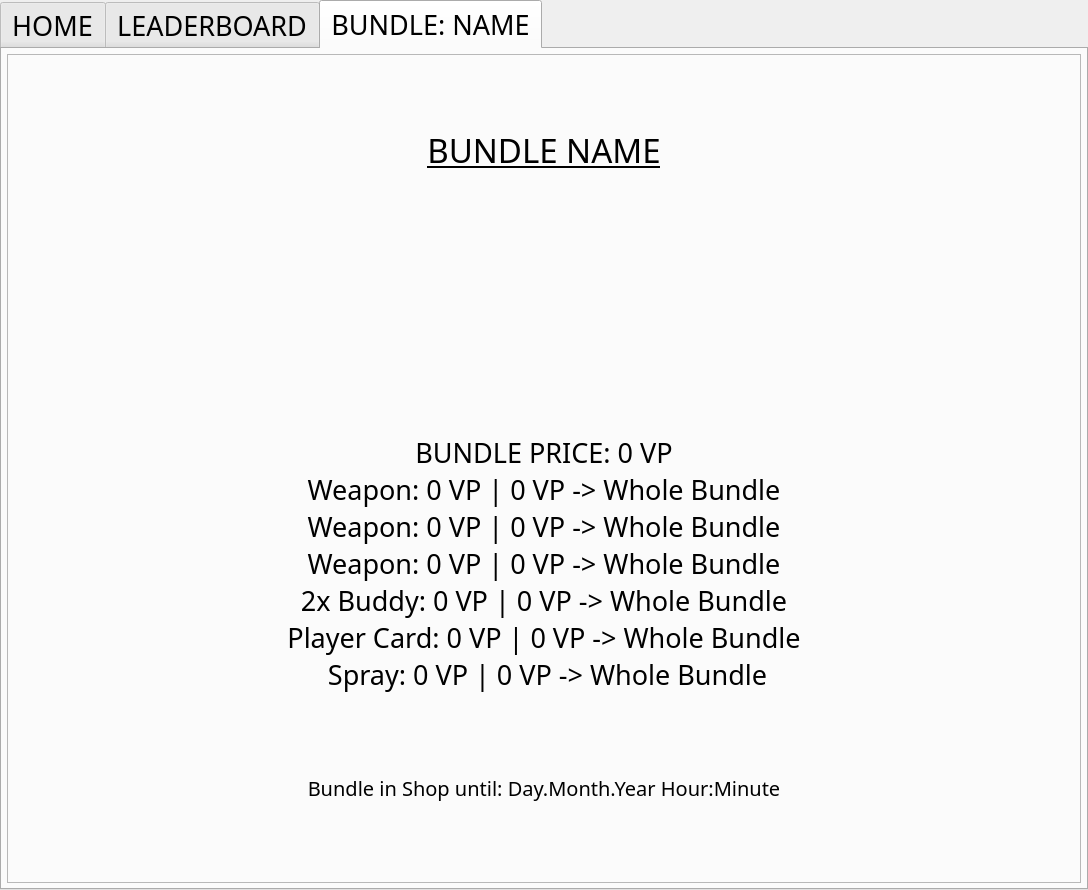
<?xml version="1.0" encoding="UTF-8"?>
<ui version="4.0">
 <class>ValorantTrackerByNavisGames</class>
 <widget class="QMainWindow" name="ValorantTrackerByNavisGames">
  <property name="enabled">
   <bool>true</bool>
  </property>
  <property name="geometry">
   <rect>
    <x>0</x>
    <y>0</y>
    <width>1088</width>
    <height>890</height>
   </rect>
  </property>
  <property name="maximumSize">
   <size>
    <width>16777215</width>
    <height>16777215</height>
   </size>
  </property>
  <property name="font">
   <font>
    <family>Tungsten Bold</family>
    <pointsize>20</pointsize>
    <weight>50</weight>
    <italic>false</italic>
    <bold>false</bold>
    <kerning>true</kerning>
   </font>
  </property>
  <property name="mouseTracking">
   <bool>false</bool>
  </property>
  <property name="windowTitle">
   <string notr="true">MainWindow</string>
  </property>
  <property name="windowIcon">
   <iconset>
    <normaloff>icon.png</normaloff>icon.png</iconset>
  </property>
  <property name="dockOptions">
   <set>QMainWindow::AllowTabbedDocks|QMainWindow::AnimatedDocks</set>
  </property>
  <widget class="QWidget" name="centralwidget">
   <layout class="QVBoxLayout" name="verticalLayout_7">
    <property name="spacing">
     <number>0</number>
    </property>
    <property name="leftMargin">
     <number>0</number>
    </property>
    <property name="topMargin">
     <number>0</number>
    </property>
    <property name="rightMargin">
     <number>0</number>
    </property>
    <property name="bottomMargin">
     <number>0</number>
    </property>
    <item>
     <widget class="QTabWidget" name="Tabs">
      <property name="enabled">
       <bool>true</bool>
      </property>
      <property name="focusPolicy">
       <enum>Qt::NoFocus</enum>
      </property>
      <property name="layoutDirection">
       <enum>Qt::LeftToRight</enum>
      </property>
      <property name="tabPosition">
       <enum>QTabWidget::North</enum>
      </property>
      <property name="tabShape">
       <enum>QTabWidget::Rounded</enum>
      </property>
      <property name="currentIndex">
       <number>2</number>
      </property>
      <property name="elideMode">
       <enum>Qt::ElideNone</enum>
      </property>
      <property name="usesScrollButtons">
       <bool>false</bool>
      </property>
      <property name="documentMode">
       <bool>false</bool>
      </property>
      <property name="tabsClosable">
       <bool>false</bool>
      </property>
      <property name="movable">
       <bool>false</bool>
      </property>
      <property name="tabBarAutoHide">
       <bool>false</bool>
      </property>
      <widget class="QWidget" name="Home">
       <attribute name="title">
        <string notr="true">HOME</string>
       </attribute>
       <layout class="QVBoxLayout" name="verticalLayout">
        <item>
         <widget class="QFrame" name="PlayerInput">
          <property name="enabled">
           <bool>true</bool>
          </property>
          <property name="frameShape">
           <enum>QFrame::Box</enum>
          </property>
          <property name="frameShadow">
           <enum>QFrame::Plain</enum>
          </property>
          <property name="lineWidth">
           <number>0</number>
          </property>
          <layout class="QHBoxLayout" name="horizontalLayout" stretch="2,1,0,0">
           <property name="spacing">
            <number>5</number>
           </property>
           <property name="leftMargin">
            <number>5</number>
           </property>
           <property name="topMargin">
            <number>0</number>
           </property>
           <property name="rightMargin">
            <number>5</number>
           </property>
           <property name="bottomMargin">
            <number>0</number>
           </property>
           <item>
            <widget class="QLineEdit" name="PlayerName">
             <property name="enabled">
              <bool>true</bool>
             </property>
             <property name="toolTipDuration">
              <number>-7</number>
             </property>
             <property name="inputMask">
              <string notr="true"/>
             </property>
             <property name="text">
              <string notr="true"/>
             </property>
             <property name="maxLength">
              <number>16</number>
             </property>
             <property name="alignment">
              <set>Qt::AlignCenter</set>
             </property>
             <property name="placeholderText">
              <string notr="true">PLAYER NAME (16 characters)</string>
             </property>
            </widget>
           </item>
           <item>
            <widget class="QLineEdit" name="PlayerTag">
             <property name="enabled">
              <bool>true</bool>
             </property>
             <property name="inputMask">
              <string notr="true"/>
             </property>
             <property name="text">
              <string notr="true"/>
             </property>
             <property name="maxLength">
              <number>5</number>
             </property>
             <property name="alignment">
              <set>Qt::AlignCenter</set>
             </property>
             <property name="placeholderText">
              <string notr="true">PLAYER TAG (5 characters)</string>
             </property>
            </widget>
           </item>
           <item>
            <widget class="QComboBox" name="PlayerRegion">
             <property name="enabled">
              <bool>true</bool>
             </property>
             <property name="layoutDirection">
              <enum>Qt::LeftToRight</enum>
             </property>
             <property name="currentText">
              <string notr="true">EU</string>
             </property>
             <property name="currentIndex">
              <number>0</number>
             </property>
             <property name="maxVisibleItems">
              <number>6</number>
             </property>
             <property name="maxCount">
              <number>6</number>
             </property>
             <property name="duplicatesEnabled">
              <bool>false</bool>
             </property>
             <item>
              <property name="text">
               <string notr="true">EU</string>
              </property>
             </item>
             <item>
              <property name="text">
               <string notr="true">NA</string>
              </property>
             </item>
             <item>
              <property name="text">
               <string notr="true">KR</string>
              </property>
             </item>
             <item>
              <property name="text">
               <string notr="true">AP</string>
              </property>
             </item>
             <item>
              <property name="text">
               <string notr="true">LATAM</string>
              </property>
             </item>
             <item>
              <property name="text">
               <string notr="true">BR</string>
              </property>
             </item>
            </widget>
           </item>
           <item>
            <widget class="QDialogButtonBox" name="DialogButton">
             <property name="enabled">
              <bool>true</bool>
             </property>
             <property name="layoutDirection">
              <enum>Qt::RightToLeft</enum>
             </property>
             <property name="orientation">
              <enum>Qt::Horizontal</enum>
             </property>
             <property name="standardButtons">
              <set>QDialogButtonBox::Apply|QDialogButtonBox::Reset</set>
             </property>
             <property name="centerButtons">
              <bool>false</bool>
             </property>
            </widget>
           </item>
          </layout>
         </widget>
        </item>
        <item>
         <widget class="QFrame" name="PlayerInformation">
          <property name="enabled">
           <bool>true</bool>
          </property>
          <property name="frameShape">
           <enum>QFrame::Box</enum>
          </property>
          <property name="frameShadow">
           <enum>QFrame::Plain</enum>
          </property>
          <property name="lineWidth">
           <number>0</number>
          </property>
          <layout class="QHBoxLayout" name="horizontalLayout_2" stretch="0,0">
           <property name="spacing">
            <number>0</number>
           </property>
           <property name="leftMargin">
            <number>5</number>
           </property>
           <property name="topMargin">
            <number>0</number>
           </property>
           <property name="rightMargin">
            <number>5</number>
           </property>
           <property name="bottomMargin">
            <number>0</number>
           </property>
           <item>
            <widget class="QLabel" name="PlayerBanner">
             <property name="enabled">
              <bool>true</bool>
             </property>
             <property name="frameShape">
              <enum>QFrame::NoFrame</enum>
             </property>
             <property name="lineWidth">
              <number>1</number>
             </property>
             <property name="text">
              <string notr="true"/>
             </property>
             <property name="pixmap">
              <pixmap>StandardBanner.png</pixmap>
             </property>
             <property name="scaledContents">
              <bool>false</bool>
             </property>
             <property name="alignment">
              <set>Qt::AlignCenter</set>
             </property>
             <property name="wordWrap">
              <bool>false</bool>
             </property>
            </widget>
           </item>
           <item>
            <widget class="QFrame" name="PlayerDatas">
             <property name="frameShape">
              <enum>QFrame::StyledPanel</enum>
             </property>
             <property name="frameShadow">
              <enum>QFrame::Raised</enum>
             </property>
             <layout class="QVBoxLayout" name="verticalLayout_5" stretch="0,0">
              <property name="spacing">
               <number>0</number>
              </property>
              <property name="leftMargin">
               <number>0</number>
              </property>
              <property name="topMargin">
               <number>0</number>
              </property>
              <property name="rightMargin">
               <number>0</number>
              </property>
              <property name="bottomMargin">
               <number>0</number>
              </property>
              <item>
               <widget class="QLabel" name="PlayerIDs">
                <property name="font">
                 <font>
                  <pointsize>15</pointsize>
                 </font>
                </property>
                <property name="frameShape">
                 <enum>QFrame::NoFrame</enum>
                </property>
                <property name="text">
                 <string notr="true">puu-ID | EU</string>
                </property>
                <property name="alignment">
                 <set>Qt::AlignLeading|Qt::AlignLeft|Qt::AlignVCenter</set>
                </property>
               </widget>
              </item>
              <item>
               <widget class="QLabel" name="Player">
                <property name="enabled">
                 <bool>true</bool>
                </property>
                <property name="font">
                 <font>
                  <pointsize>35</pointsize>
                 </font>
                </property>
                <property name="frameShape">
                 <enum>QFrame::NoFrame</enum>
                </property>
                <property name="text">
                 <string notr="true">&lt;html&gt;&lt;head/&gt;&lt;body&gt;&lt;p&gt;&lt;span style=&quot; font-size:36pt;&quot;&gt;Player#Tag | Account Level | Rank &lt;/span&gt;&lt;img src=&quot;https://media.valorant-api.com/competitivetiers/564d8e28-c226-3180-6285-e48a390db8b1/4/smallicon.png&quot;/&gt;&lt;span style=&quot; font-size:20pt;&quot;&gt;rr&lt;/span&gt;&lt;/p&gt;&lt;/body&gt;&lt;/html&gt;</string>
                </property>
                <property name="textFormat">
                 <enum>Qt::RichText</enum>
                </property>
                <property name="alignment">
                 <set>Qt::AlignLeading|Qt::AlignLeft|Qt::AlignVCenter</set>
                </property>
                <property name="textInteractionFlags">
                 <set>Qt::NoTextInteraction</set>
                </property>
               </widget>
              </item>
             </layout>
            </widget>
           </item>
          </layout>
         </widget>
        </item>
        <item>
         <widget class="QFrame" name="GeneralStats">
          <property name="frameShape">
           <enum>QFrame::NoFrame</enum>
          </property>
          <property name="frameShadow">
           <enum>QFrame::Plain</enum>
          </property>
          <property name="lineWidth">
           <number>1</number>
          </property>
          <layout class="QHBoxLayout" name="horizontalLayout_8" stretch="0,0">
           <property name="leftMargin">
            <number>5</number>
           </property>
           <property name="topMargin">
            <number>0</number>
           </property>
           <property name="rightMargin">
            <number>5</number>
           </property>
           <property name="bottomMargin">
            <number>5</number>
           </property>
           <item>
            <widget class="QFrame" name="AccuarcyStats">
             <property name="frameShape">
              <enum>QFrame::Box</enum>
             </property>
             <property name="frameShadow">
              <enum>QFrame::Plain</enum>
             </property>
             <property name="lineWidth">
              <number>1</number>
             </property>
             <layout class="QVBoxLayout" name="verticalLayout_6" stretch="0,0">
              <property name="spacing">
               <number>0</number>
              </property>
              <property name="leftMargin">
               <number>5</number>
              </property>
              <property name="topMargin">
               <number>0</number>
              </property>
              <property name="rightMargin">
               <number>5</number>
              </property>
              <property name="bottomMargin">
               <number>0</number>
              </property>
              <item>
               <widget class="QLabel" name="AccuracyTitle">
                <property name="font">
                 <font>
                  <underline>false</underline>
                  <strikeout>false</strikeout>
                 </font>
                </property>
                <property name="text">
                 <string notr="true">&lt;html&gt;&lt;head/&gt;&lt;body&gt;&lt;p&gt;&lt;span style=&quot; font-size:22pt;&quot;&gt;Accuracy &lt;/span&gt;&lt;span style=&quot; font-size:18pt; color:#6a6a6a;&quot;&gt;(Last 5 Matches)&lt;/span&gt;&lt;/p&gt;&lt;/body&gt;&lt;/html&gt;</string>
                </property>
                <property name="textFormat">
                 <enum>Qt::RichText</enum>
                </property>
                <property name="alignment">
                 <set>Qt::AlignCenter</set>
                </property>
               </widget>
              </item>
              <item>
               <widget class="QFrame" name="Accuracy">
                <property name="frameShape">
                 <enum>QFrame::NoFrame</enum>
                </property>
                <property name="frameShadow">
                 <enum>QFrame::Plain</enum>
                </property>
                <property name="lineWidth">
                 <number>5</number>
                </property>
                <layout class="QHBoxLayout" name="horizontalLayout_9" stretch="0,0">
                 <property name="spacing">
                  <number>0</number>
                 </property>
                 <property name="leftMargin">
                  <number>0</number>
                 </property>
                 <property name="topMargin">
                  <number>0</number>
                 </property>
                 <property name="rightMargin">
                  <number>0</number>
                 </property>
                 <property name="bottomMargin">
                  <number>0</number>
                 </property>
                 <item>
                  <widget class="QLabel" name="AccuracyLogo">
                   <property name="layoutDirection">
                    <enum>Qt::LeftToRight</enum>
                   </property>
                   <property name="text">
                    <string notr="true"/>
                   </property>
                   <property name="pixmap">
                    <pixmap>Basic.png</pixmap>
                   </property>
                   <property name="alignment">
                    <set>Qt::AlignCenter</set>
                   </property>
                  </widget>
                 </item>
                 <item>
                  <widget class="QLabel" name="AccuracyText">
                   <property name="layoutDirection">
                    <enum>Qt::LeftToRight</enum>
                   </property>
                   <property name="text">
                    <string notr="true">HeadshotRate: 0%
BodyshotRate: 0%
LegshotRate: 0%</string>
                   </property>
                   <property name="alignment">
                    <set>Qt::AlignCenter</set>
                   </property>
                  </widget>
                 </item>
                </layout>
               </widget>
              </item>
             </layout>
            </widget>
           </item>
           <item>
            <widget class="QFrame" name="OtherStats">
             <property name="frameShape">
              <enum>QFrame::Box</enum>
             </property>
             <property name="frameShadow">
              <enum>QFrame::Plain</enum>
             </property>
             <layout class="QVBoxLayout" name="verticalLayout_9">
              <property name="leftMargin">
               <number>5</number>
              </property>
              <property name="topMargin">
               <number>0</number>
              </property>
              <property name="rightMargin">
               <number>5</number>
              </property>
              <property name="bottomMargin">
               <number>0</number>
              </property>
              <item>
               <widget class="QLabel" name="OtherStatsTexts">
                <property name="text">
                 <string notr="true">&lt;html&gt;&lt;head/&gt;&lt;body&gt;&lt;p align=&quot;center&quot;&gt;&lt;span style=&quot; font-size:22pt;&quot;&gt;Other Stats &lt;/span&gt;&lt;span style=&quot; font-size:18pt; color:#6a6a6a;&quot;&gt;(Last 5 Matches)&lt;/span&gt;&lt;/p&gt;&lt;p&gt;&lt;span style=&quot; font-size:22pt;&quot;&gt;Average KD: 0.00&lt;/span&gt;&lt;/p&gt;&lt;p&gt;&lt;span style=&quot; font-size:22pt; color:#000000;&quot;&gt;Winrate: 0%&lt;/span&gt;&lt;/p&gt;&lt;/body&gt;&lt;/html&gt;</string>
                </property>
                <property name="textFormat">
                 <enum>Qt::RichText</enum>
                </property>
                <property name="scaledContents">
                 <bool>false</bool>
                </property>
                <property name="alignment">
                 <set>Qt::AlignHCenter|Qt::AlignTop</set>
                </property>
               </widget>
              </item>
             </layout>
            </widget>
           </item>
          </layout>
         </widget>
        </item>
        <item>
         <widget class="QFrame" name="Stats">
          <property name="frameShape">
           <enum>QFrame::StyledPanel</enum>
          </property>
          <property name="frameShadow">
           <enum>QFrame::Raised</enum>
          </property>
          <layout class="QHBoxLayout" name="horizontalLayout_6">
           <property name="leftMargin">
            <number>5</number>
           </property>
           <property name="topMargin">
            <number>5</number>
           </property>
           <property name="rightMargin">
            <number>5</number>
           </property>
           <property name="bottomMargin">
            <number>5</number>
           </property>
           <item>
            <widget class="QFrame" name="CompInformation">
             <property name="enabled">
              <bool>true</bool>
             </property>
             <property name="frameShape">
              <enum>QFrame::StyledPanel</enum>
             </property>
             <property name="frameShadow">
              <enum>QFrame::Raised</enum>
             </property>
             <layout class="QVBoxLayout" name="verticalLayout_2">
              <property name="leftMargin">
               <number>0</number>
              </property>
              <property name="topMargin">
               <number>0</number>
              </property>
              <property name="rightMargin">
               <number>0</number>
              </property>
              <property name="bottomMargin">
               <number>0</number>
              </property>
              <item>
               <widget class="QLabel" name="CompTitle">
                <property name="enabled">
                 <bool>true</bool>
                </property>
                <property name="text">
                 <string notr="true">COMPETITIVE STATS</string>
                </property>
                <property name="alignment">
                 <set>Qt::AlignCenter</set>
                </property>
               </widget>
              </item>
              <item>
               <widget class="QScrollArea" name="CompScrollArea">
                <property name="enabled">
                 <bool>true</bool>
                </property>
                <property name="verticalScrollBarPolicy">
                 <enum>Qt::ScrollBarAsNeeded</enum>
                </property>
                <property name="horizontalScrollBarPolicy">
                 <enum>Qt::ScrollBarAlwaysOff</enum>
                </property>
                <property name="widgetResizable">
                 <bool>true</bool>
                </property>
                <property name="alignment">
                 <set>Qt::AlignCenter</set>
                </property>
                <widget class="QWidget" name="CompScrollLayout">
                 <property name="geometry">
                  <rect>
                   <x>0</x>
                   <y>0</y>
                   <width>519</width>
                   <height>355</height>
                  </rect>
                 </property>
                 <layout class="QHBoxLayout" name="horizontalLayout_3">
                  <property name="leftMargin">
                   <number>0</number>
                  </property>
                  <property name="topMargin">
                   <number>0</number>
                  </property>
                  <property name="rightMargin">
                   <number>0</number>
                  </property>
                  <property name="bottomMargin">
                   <number>0</number>
                  </property>
                  <item>
                   <widget class="QLabel" name="CompHistory">
                    <property name="enabled">
                     <bool>true</bool>
                    </property>
                    <property name="font">
                     <font>
                      <pointsize>14</pointsize>
                     </font>
                    </property>
                    <property name="frameShape">
                     <enum>QFrame::Box</enum>
                    </property>
                    <property name="lineWidth">
                     <number>1</number>
                    </property>
                    <property name="text">
                     <string notr="true">Matchmaking Ratio 
Competitive Wins 
Competitive Games played 
Previous Ranks 
Rank History
</string>
                    </property>
                    <property name="alignment">
                     <set>Qt::AlignHCenter|Qt::AlignTop</set>
                    </property>
                   </widget>
                  </item>
                 </layout>
                </widget>
               </widget>
              </item>
             </layout>
            </widget>
           </item>
           <item>
            <widget class="QFrame" name="MatchHistory">
             <property name="enabled">
              <bool>true</bool>
             </property>
             <property name="frameShape">
              <enum>QFrame::StyledPanel</enum>
             </property>
             <property name="frameShadow">
              <enum>QFrame::Raised</enum>
             </property>
             <layout class="QVBoxLayout" name="verticalLayout_4">
              <property name="leftMargin">
               <number>0</number>
              </property>
              <property name="topMargin">
               <number>0</number>
              </property>
              <property name="rightMargin">
               <number>0</number>
              </property>
              <property name="bottomMargin">
               <number>0</number>
              </property>
              <item>
               <widget class="QLabel" name="HistoryTitle">
                <property name="enabled">
                 <bool>true</bool>
                </property>
                <property name="text">
                 <string notr="true">MATCH HISTORY</string>
                </property>
                <property name="alignment">
                 <set>Qt::AlignCenter</set>
                </property>
               </widget>
              </item>
              <item>
               <widget class="QScrollArea" name="HistoryScrollArea">
                <property name="enabled">
                 <bool>true</bool>
                </property>
                <property name="frameShape">
                 <enum>QFrame::Box</enum>
                </property>
                <property name="frameShadow">
                 <enum>QFrame::Plain</enum>
                </property>
                <property name="lineWidth">
                 <number>1</number>
                </property>
                <property name="horizontalScrollBarPolicy">
                 <enum>Qt::ScrollBarAlwaysOff</enum>
                </property>
                <property name="widgetResizable">
                 <bool>true</bool>
                </property>
                <widget class="QWidget" name="HistoryScrollLayout">
                 <property name="geometry">
                  <rect>
                   <x>0</x>
                   <y>0</y>
                   <width>519</width>
                   <height>355</height>
                  </rect>
                 </property>
                 <layout class="QHBoxLayout" name="horizontalLayout_4">
                  <item>
                   <widget class="QLabel" name="History">
                    <property name="enabled">
                     <bool>true</bool>
                    </property>
                    <property name="font">
                     <font>
                      <pointsize>14</pointsize>
                     </font>
                    </property>
                    <property name="text">
                     <string notr="true">Day, Date, Time | Match ID
REGION - CLUSTER
 Map - Gamemode - Agent Played: Jett
0-0 
Kills Assists Deaths - KD |  Score</string>
                    </property>
                    <property name="alignment">
                     <set>Qt::AlignHCenter|Qt::AlignTop</set>
                    </property>
                   </widget>
                  </item>
                 </layout>
                </widget>
               </widget>
              </item>
             </layout>
            </widget>
           </item>
          </layout>
         </widget>
        </item>
       </layout>
      </widget>
      <widget class="QWidget" name="Leaderboard">
       <attribute name="title">
        <string notr="true">LEADERBOARD</string>
       </attribute>
       <layout class="QVBoxLayout" name="verticalLayout_3">
        <property name="leftMargin">
         <number>0</number>
        </property>
        <property name="rightMargin">
         <number>0</number>
        </property>
        <property name="bottomMargin">
         <number>0</number>
        </property>
        <item>
         <widget class="QFrame" name="LeaderBoardInput">
          <property name="frameShape">
           <enum>QFrame::StyledPanel</enum>
          </property>
          <property name="frameShadow">
           <enum>QFrame::Raised</enum>
          </property>
          <layout class="QHBoxLayout" name="horizontalLayout_7">
           <property name="leftMargin">
            <number>5</number>
           </property>
           <property name="topMargin">
            <number>0</number>
           </property>
           <property name="rightMargin">
            <number>5</number>
           </property>
           <property name="bottomMargin">
            <number>0</number>
           </property>
           <item>
            <widget class="QComboBox" name="Act">
             <property name="currentText">
              <string notr="true">E5A3</string>
             </property>
             <item>
              <property name="text">
               <string notr="true">E5A3</string>
              </property>
             </item>
             <item>
              <property name="text">
               <string notr="true">E5A2</string>
              </property>
             </item>
             <item>
              <property name="text">
               <string notr="true">E5A1</string>
              </property>
             </item>
             <item>
              <property name="text">
               <string notr="true">E4A3</string>
              </property>
             </item>
             <item>
              <property name="text">
               <string notr="true">E4A2</string>
              </property>
             </item>
             <item>
              <property name="text">
               <string notr="true">E4A1</string>
              </property>
             </item>
             <item>
              <property name="text">
               <string notr="true">E3A3</string>
              </property>
             </item>
             <item>
              <property name="text">
               <string notr="true">E3A2</string>
              </property>
             </item>
             <item>
              <property name="text">
               <string notr="true">E3A1</string>
              </property>
             </item>
             <item>
              <property name="text">
               <string notr="true">E2A3</string>
              </property>
             </item>
             <item>
              <property name="text">
               <string notr="true">E2A2</string>
              </property>
             </item>
             <item>
              <property name="text">
               <string notr="true">E2A2</string>
              </property>
             </item>
            </widget>
           </item>
           <item>
            <widget class="QComboBox" name="LeaderBoardRegion">
             <property name="enabled">
              <bool>true</bool>
             </property>
             <property name="layoutDirection">
              <enum>Qt::LeftToRight</enum>
             </property>
             <property name="currentText">
              <string notr="true">EU</string>
             </property>
             <property name="currentIndex">
              <number>0</number>
             </property>
             <property name="maxVisibleItems">
              <number>6</number>
             </property>
             <property name="maxCount">
              <number>6</number>
             </property>
             <property name="duplicatesEnabled">
              <bool>false</bool>
             </property>
             <item>
              <property name="text">
               <string notr="true">EU</string>
              </property>
             </item>
             <item>
              <property name="text">
               <string notr="true">NA</string>
              </property>
             </item>
             <item>
              <property name="text">
               <string notr="true">KR</string>
              </property>
             </item>
             <item>
              <property name="text">
               <string notr="true">AP</string>
              </property>
             </item>
             <item>
              <property name="text">
               <string notr="true">LATAM</string>
              </property>
             </item>
             <item>
              <property name="text">
               <string notr="true">BR</string>
              </property>
             </item>
            </widget>
           </item>
           <item>
            <widget class="QPushButton" name="Reload">
             <property name="text">
              <string notr="true">Reload</string>
             </property>
             <property name="default">
              <bool>false</bool>
             </property>
             <property name="flat">
              <bool>false</bool>
             </property>
            </widget>
           </item>
          </layout>
         </widget>
        </item>
        <item>
         <layout class="QVBoxLayout" name="Players">
          <property name="leftMargin">
           <number>5</number>
          </property>
          <property name="topMargin">
           <number>5</number>
          </property>
          <property name="rightMargin">
           <number>5</number>
          </property>
          <property name="bottomMargin">
           <number>5</number>
          </property>
          <item>
           <widget class="QScrollArea" name="PlayerScrollArea">
            <property name="frameShape">
             <enum>QFrame::Box</enum>
            </property>
            <property name="frameShadow">
             <enum>QFrame::Plain</enum>
            </property>
            <property name="lineWidth">
             <number>3</number>
            </property>
            <property name="horizontalScrollBarPolicy">
             <enum>Qt::ScrollBarAlwaysOff</enum>
            </property>
            <property name="sizeAdjustPolicy">
             <enum>QAbstractScrollArea::AdjustIgnored</enum>
            </property>
            <property name="widgetResizable">
             <bool>true</bool>
            </property>
            <property name="alignment">
             <set>Qt::AlignCenter</set>
            </property>
            <widget class="QWidget" name="PlayerScrollAreaLayout">
             <property name="geometry">
              <rect>
               <x>0</x>
               <y>0</y>
               <width>486</width>
               <height>145</height>
              </rect>
             </property>
             <layout class="QVBoxLayout" name="verticalLayout_8" stretch="0,0">
              <property name="spacing">
               <number>5</number>
              </property>
              <property name="leftMargin">
               <number>5</number>
              </property>
              <property name="topMargin">
               <number>5</number>
              </property>
              <property name="rightMargin">
               <number>5</number>
              </property>
              <property name="bottomMargin">
               <number>5</number>
              </property>
              <item>
               <widget class="QFrame" name="PlayerTemplate">
                <property name="enabled">
                 <bool>true</bool>
                </property>
                <property name="frameShape">
                 <enum>QFrame::StyledPanel</enum>
                </property>
                <property name="frameShadow">
                 <enum>QFrame::Raised</enum>
                </property>
                <layout class="QHBoxLayout" name="horizontalLayout_5" stretch="0,0,0">
                 <property name="leftMargin">
                  <number>0</number>
                 </property>
                 <property name="topMargin">
                  <number>0</number>
                 </property>
                 <property name="rightMargin">
                  <number>0</number>
                 </property>
                 <property name="bottomMargin">
                  <number>0</number>
                 </property>
                 <item>
                  <widget class="QLabel" name="LeaderboardPlayerBanner">
                   <property name="text">
                    <string notr="true"/>
                   </property>
                   <property name="pixmap">
                    <pixmap>ExampleBanner.png</pixmap>
                   </property>
                   <property name="scaledContents">
                    <bool>false</bool>
                   </property>
                  </widget>
                 </item>
                 <item>
                  <widget class="QLabel" name="LeaderboardPlayerInformation">
                   <property name="text">
                    <string notr="true">#1 Player#Tag | Radiant 0rr | 0 Wins | puuid</string>
                   </property>
                   <property name="alignment">
                    <set>Qt::AlignCenter</set>
                   </property>
                  </widget>
                 </item>
                 <item>
                  <spacer name="LeaderboardPlayerSpacer">
                   <property name="orientation">
                    <enum>Qt::Horizontal</enum>
                   </property>
                   <property name="sizeHint" stdset="0">
                    <size>
                     <width>40</width>
                     <height>20</height>
                    </size>
                   </property>
                  </spacer>
                 </item>
                </layout>
               </widget>
              </item>
              <item>
               <spacer name="LeaderboardSpacer">
                <property name="orientation">
                 <enum>Qt::Vertical</enum>
                </property>
                <property name="sizeHint" stdset="0">
                 <size>
                  <width>20</width>
                  <height>40</height>
                 </size>
                </property>
               </spacer>
              </item>
             </layout>
            </widget>
           </widget>
          </item>
         </layout>
        </item>
       </layout>
      </widget>
      <widget class="QWidget" name="BundleExample">
       <attribute name="title">
        <string notr="true">BUNDLE: NAME</string>
       </attribute>
       <layout class="QVBoxLayout" name="verticalLayout_10" stretch="0">
        <property name="spacing">
         <number>0</number>
        </property>
        <property name="leftMargin">
         <number>5</number>
        </property>
        <property name="topMargin">
         <number>5</number>
        </property>
        <property name="rightMargin">
         <number>5</number>
        </property>
        <property name="bottomMargin">
         <number>5</number>
        </property>
        <item>
         <widget class="QFrame" name="BundleMain">
          <property name="frameShape">
           <enum>QFrame::StyledPanel</enum>
          </property>
          <property name="frameShadow">
           <enum>QFrame::Raised</enum>
          </property>
          <layout class="QVBoxLayout" name="verticalLayout_11">
           <property name="spacing">
            <number>0</number>
           </property>
           <property name="leftMargin">
            <number>0</number>
           </property>
           <property name="topMargin">
            <number>0</number>
           </property>
           <property name="rightMargin">
            <number>0</number>
           </property>
           <property name="bottomMargin">
            <number>0</number>
           </property>
           <item>
            <widget class="QLabel" name="BundleTitle">
             <property name="font">
              <font>
               <pointsize>25</pointsize>
               <underline>true</underline>
              </font>
             </property>
             <property name="text">
              <string notr="true">BUNDLE NAME</string>
             </property>
             <property name="alignment">
              <set>Qt::AlignCenter</set>
             </property>
            </widget>
           </item>
           <item>
            <widget class="QLabel" name="BundleBanner">
             <property name="minimumSize">
              <size>
               <width>1</width>
               <height>1</height>
              </size>
             </property>
             <property name="maximumSize">
              <size>
               <width>234234</width>
               <height>234234</height>
              </size>
             </property>
             <property name="font">
              <font>
               <kerning>true</kerning>
              </font>
             </property>
             <property name="autoFillBackground">
              <bool>false</bool>
             </property>
             <property name="text">
              <string notr="true"/>
             </property>
             <property name="pixmap">
              <pixmap>ExampleBundle.png</pixmap>
             </property>
             <property name="scaledContents">
              <bool>true</bool>
             </property>
             <property name="alignment">
              <set>Qt::AlignCenter</set>
             </property>
             <property name="wordWrap">
              <bool>false</bool>
             </property>
            </widget>
           </item>
           <item>
            <widget class="QLabel" name="BundlePrices">
             <property name="text">
              <string notr="true">BUNDLE PRICE: 0 VP
Weapon: 0 VP | 0 VP -&gt; Whole Bundle
Weapon: 0 VP | 0 VP -&gt; Whole Bundle
Weapon: 0 VP | 0 VP -&gt; Whole Bundle
2x Buddy: 0 VP | 0 VP -&gt; Whole Bundle
Player Card: 0 VP | 0 VP -&gt; Whole Bundle
 Spray: 0 VP | 0 VP -&gt; Whole Bundle</string>
             </property>
             <property name="alignment">
              <set>Qt::AlignCenter</set>
             </property>
            </widget>
           </item>
           <item>
            <widget class="QLabel" name="BundleLast">
             <property name="font">
              <font>
               <pointsize>15</pointsize>
              </font>
             </property>
             <property name="text">
              <string notr="true">Bundle in Shop until: Day.Month.Year Hour:Minute</string>
             </property>
             <property name="alignment">
              <set>Qt::AlignCenter</set>
             </property>
            </widget>
           </item>
          </layout>
         </widget>
        </item>
       </layout>
      </widget>
     </widget>
    </item>
   </layout>
  </widget>
 </widget>
 <resources/>
 <connections/>
</ui>
